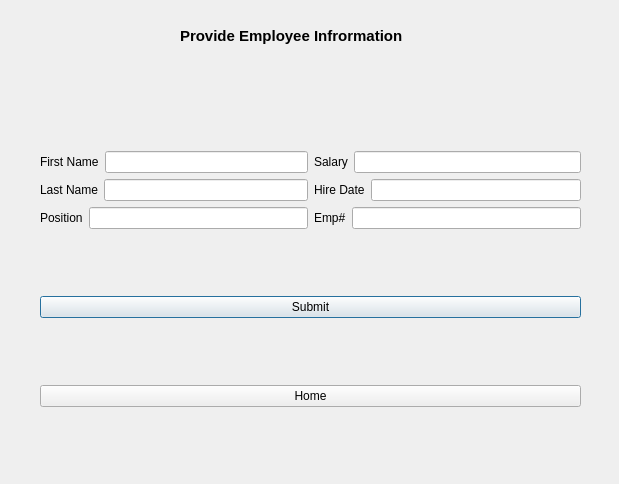
<?xml version="1.0" encoding="UTF-8"?>
<ui version="4.0">
 <class>CreateEmp</class>
 <widget class="QDialog" name="CreateEmp">
  <property name="geometry">
   <rect>
    <x>0</x>
    <y>0</y>
    <width>619</width>
    <height>484</height>
   </rect>
  </property>
  <property name="windowTitle">
   <string>Dialog</string>
  </property>
  <widget class="QLabel" name="label_7">
   <property name="geometry">
    <rect>
     <x>180</x>
     <y>0</y>
     <width>311</width>
     <height>71</height>
    </rect>
   </property>
   <property name="font">
    <font>
     <pointsize>11</pointsize>
     <weight>75</weight>
     <bold>true</bold>
    </font>
   </property>
   <property name="text">
    <string>Provide Employee Infrormation</string>
   </property>
  </widget>
  <widget class="QWidget" name="">
   <property name="geometry">
    <rect>
     <x>40</x>
     <y>90</y>
     <width>541</width>
     <height>381</height>
    </rect>
   </property>
   <layout class="QVBoxLayout" name="verticalLayout_3">
    <item>
     <layout class="QHBoxLayout" name="horizontalLayout_7">
      <item>
       <layout class="QVBoxLayout" name="verticalLayout">
        <item>
         <layout class="QHBoxLayout" name="horizontalLayout">
          <item>
           <widget class="QLabel" name="label">
            <property name="text">
             <string>First Name</string>
            </property>
           </widget>
          </item>
          <item>
           <widget class="QLineEdit" name="lineEditFirstName"/>
          </item>
         </layout>
        </item>
        <item>
         <layout class="QHBoxLayout" name="horizontalLayout_2">
          <item>
           <widget class="QLabel" name="label_2">
            <property name="text">
             <string>Last Name</string>
            </property>
           </widget>
          </item>
          <item>
           <widget class="QLineEdit" name="lineEditLastName"/>
          </item>
         </layout>
        </item>
        <item>
         <layout class="QHBoxLayout" name="horizontalLayout_3">
          <item>
           <widget class="QLabel" name="label_3">
            <property name="text">
             <string>Position</string>
            </property>
           </widget>
          </item>
          <item>
           <widget class="QLineEdit" name="lineEditPosition"/>
          </item>
         </layout>
        </item>
       </layout>
      </item>
      <item>
       <layout class="QVBoxLayout" name="verticalLayout_2">
        <item>
         <layout class="QHBoxLayout" name="horizontalLayout_4">
          <item>
           <widget class="QLabel" name="label_5">
            <property name="text">
             <string>Salary</string>
            </property>
           </widget>
          </item>
          <item>
           <widget class="QLineEdit" name="lineEditSalary"/>
          </item>
         </layout>
        </item>
        <item>
         <layout class="QHBoxLayout" name="horizontalLayout_5">
          <item>
           <widget class="QLabel" name="label_4">
            <property name="text">
             <string>Hire Date</string>
            </property>
           </widget>
          </item>
          <item>
           <widget class="QLineEdit" name="lineEditDate"/>
          </item>
         </layout>
        </item>
        <item>
         <layout class="QHBoxLayout" name="horizontalLayout_6">
          <item>
           <widget class="QLabel" name="label_6">
            <property name="text">
             <string>Emp#</string>
            </property>
           </widget>
          </item>
          <item>
           <widget class="QLineEdit" name="lineEditEmpNum"/>
          </item>
         </layout>
        </item>
       </layout>
      </item>
     </layout>
    </item>
    <item>
     <widget class="QPushButton" name="btnSubmit">
      <property name="text">
       <string>Submit</string>
      </property>
     </widget>
    </item>
    <item>
     <widget class="QPushButton" name="btnHome">
      <property name="text">
       <string>Home</string>
      </property>
     </widget>
    </item>
   </layout>
  </widget>
 </widget>
 <resources/>
 <connections/>
</ui>
